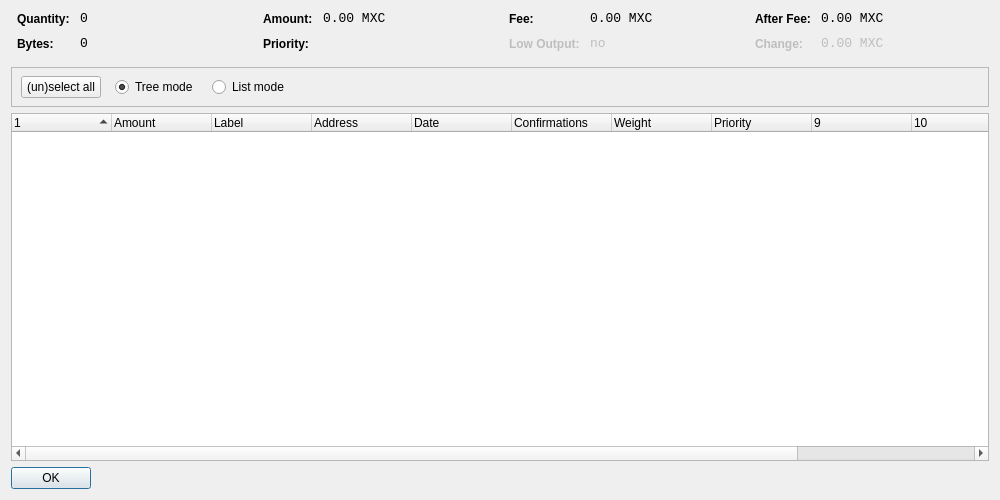
<?xml version="1.0" encoding="UTF-8"?>
<ui version="4.0">
 <class>CoinControlDialog</class>
 <widget class="QWidget" name="CoinControlDialog">
  <property name="geometry">
   <rect>
    <x>0</x>
    <y>0</y>
    <width>1000</width>
    <height>500</height>
   </rect>
  </property>
  <property name="windowTitle">
   <string>Coin Control</string>
  </property>
  <layout class="QVBoxLayout" name="verticalLayout">
   <item>
    <layout class="QHBoxLayout" name="horizontalLayoutTop" stretch="0,0,0,0">
     <property name="topMargin">
      <number>0</number>
     </property>
     <property name="bottomMargin">
      <number>10</number>
     </property>
     <item>
      <layout class="QFormLayout" name="formLayoutCoinControl1">
       <property name="horizontalSpacing">
        <number>10</number>
       </property>
       <property name="verticalSpacing">
        <number>10</number>
       </property>
       <property name="leftMargin">
        <number>6</number>
       </property>
       <property name="rightMargin">
        <number>6</number>
       </property>
       <item row="0" column="0">
        <widget class="QLabel" name="labelCoinControlQuantityText">
         <property name="styleSheet">
          <string notr="true">font-weight:bold;</string>
         </property>
         <property name="text">
          <string>Quantity:</string>
         </property>
        </widget>
       </item>
       <item row="0" column="1">
        <widget class="QLabel" name="labelCoinControlQuantity">
         <property name="font">
          <font>
           <family>Monospace</family>
           <pointsize>10</pointsize>
          </font>
         </property>
         <property name="cursor">
          <cursorShape>IBeamCursor</cursorShape>
         </property>
         <property name="contextMenuPolicy">
          <enum>Qt::ActionsContextMenu</enum>
         </property>
         <property name="text">
          <string notr="true">0</string>
         </property>
         <property name="textInteractionFlags">
          <set>Qt::LinksAccessibleByMouse|Qt::TextSelectableByKeyboard|Qt::TextSelectableByMouse</set>
         </property>
        </widget>
       </item>
       <item row="1" column="0">
        <widget class="QLabel" name="labelCoinControlBytesText">
         <property name="styleSheet">
          <string notr="true">font-weight:bold;</string>
         </property>
         <property name="text">
          <string>Bytes:</string>
         </property>
        </widget>
       </item>
       <item row="1" column="1">
        <widget class="QLabel" name="labelCoinControlBytes">
         <property name="font">
          <font>
           <family>Monospace</family>
           <pointsize>10</pointsize>
          </font>
         </property>
         <property name="cursor">
          <cursorShape>IBeamCursor</cursorShape>
         </property>
         <property name="contextMenuPolicy">
          <enum>Qt::ActionsContextMenu</enum>
         </property>
         <property name="text">
          <string notr="true">0</string>
         </property>
         <property name="textInteractionFlags">
          <set>Qt::LinksAccessibleByMouse|Qt::TextSelectableByKeyboard|Qt::TextSelectableByMouse</set>
         </property>
        </widget>
       </item>
      </layout>
     </item>
     <item>
      <layout class="QFormLayout" name="formLayoutCoinControl2">
       <property name="horizontalSpacing">
        <number>10</number>
       </property>
       <property name="verticalSpacing">
        <number>10</number>
       </property>
       <property name="leftMargin">
        <number>6</number>
       </property>
       <property name="rightMargin">
        <number>6</number>
       </property>
       <item row="0" column="0">
        <widget class="QLabel" name="labelCoinControlAmountText">
         <property name="styleSheet">
          <string notr="true">font-weight:bold;</string>
         </property>
         <property name="text">
          <string>Amount:</string>
         </property>
        </widget>
       </item>
       <item row="0" column="1">
        <widget class="QLabel" name="labelCoinControlAmount">
         <property name="font">
          <font>
           <family>Monospace</family>
           <pointsize>10</pointsize>
          </font>
         </property>
         <property name="cursor">
          <cursorShape>IBeamCursor</cursorShape>
         </property>
         <property name="contextMenuPolicy">
          <enum>Qt::ActionsContextMenu</enum>
         </property>
         <property name="text">
          <string notr="true">0.00 MXC</string>
         </property>
         <property name="textInteractionFlags">
          <set>Qt::LinksAccessibleByMouse|Qt::TextSelectableByKeyboard|Qt::TextSelectableByMouse</set>
         </property>
        </widget>
       </item>
       <item row="1" column="0">
        <widget class="QLabel" name="labelCoinControlPriorityText">
         <property name="styleSheet">
          <string notr="true">font-weight:bold;</string>
         </property>
         <property name="text">
          <string>Priority:</string>
         </property>
        </widget>
       </item>
       <item row="1" column="1">
        <widget class="QLabel" name="labelCoinControlPriority">
         <property name="font">
          <font>
           <family>Monospace</family>
           <pointsize>10</pointsize>
          </font>
         </property>
         <property name="cursor">
          <cursorShape>IBeamCursor</cursorShape>
         </property>
         <property name="contextMenuPolicy">
          <enum>Qt::ActionsContextMenu</enum>
         </property>
         <property name="text">
          <string/>
         </property>
         <property name="textInteractionFlags">
          <set>Qt::LinksAccessibleByMouse|Qt::TextSelectableByKeyboard|Qt::TextSelectableByMouse</set>
         </property>
        </widget>
       </item>
      </layout>
     </item>
     <item>
      <layout class="QFormLayout" name="formLayoutCoinControl3">
       <property name="horizontalSpacing">
        <number>10</number>
       </property>
       <property name="verticalSpacing">
        <number>10</number>
       </property>
       <property name="leftMargin">
        <number>6</number>
       </property>
       <property name="rightMargin">
        <number>6</number>
       </property>
       <item row="0" column="0">
        <widget class="QLabel" name="labelCoinControlFeeText">
         <property name="styleSheet">
          <string notr="true">font-weight:bold;</string>
         </property>
         <property name="text">
          <string>Fee:</string>
         </property>
        </widget>
       </item>
       <item row="0" column="1">
        <widget class="QLabel" name="labelCoinControlFee">
         <property name="font">
          <font>
           <family>Monospace</family>
           <pointsize>10</pointsize>
          </font>
         </property>
         <property name="cursor">
          <cursorShape>IBeamCursor</cursorShape>
         </property>
         <property name="contextMenuPolicy">
          <enum>Qt::ActionsContextMenu</enum>
         </property>
         <property name="text">
          <string notr="true">0.00 MXC</string>
         </property>
         <property name="textInteractionFlags">
          <set>Qt::LinksAccessibleByMouse|Qt::TextSelectableByKeyboard|Qt::TextSelectableByMouse</set>
         </property>
        </widget>
       </item>
       <item row="1" column="0">
        <widget class="QLabel" name="labelCoinControlLowOutputText">
         <property name="enabled">
          <bool>false</bool>
         </property>
         <property name="styleSheet">
          <string notr="true">font-weight:bold;</string>
         </property>
         <property name="text">
          <string>Low Output:</string>
         </property>
        </widget>
       </item>
       <item row="1" column="1">
        <widget class="QLabel" name="labelCoinControlLowOutput">
         <property name="enabled">
          <bool>false</bool>
         </property>
         <property name="font">
          <font>
           <family>Monospace</family>
           <pointsize>10</pointsize>
          </font>
         </property>
         <property name="cursor">
          <cursorShape>IBeamCursor</cursorShape>
         </property>
         <property name="contextMenuPolicy">
          <enum>Qt::ActionsContextMenu</enum>
         </property>
         <property name="text">
          <string>no</string>
         </property>
         <property name="textInteractionFlags">
          <set>Qt::LinksAccessibleByMouse|Qt::TextSelectableByKeyboard|Qt::TextSelectableByMouse</set>
         </property>
        </widget>
       </item>
      </layout>
     </item>
     <item>
      <layout class="QFormLayout" name="formLayoutCoinControl4">
       <property name="horizontalSpacing">
        <number>10</number>
       </property>
       <property name="verticalSpacing">
        <number>10</number>
       </property>
       <property name="leftMargin">
        <number>6</number>
       </property>
       <property name="rightMargin">
        <number>6</number>
       </property>
       <item row="0" column="0">
        <widget class="QLabel" name="labelCoinControlAfterFeeText">
         <property name="styleSheet">
          <string notr="true">font-weight:bold;</string>
         </property>
         <property name="text">
          <string>After Fee:</string>
         </property>
        </widget>
       </item>
       <item row="0" column="1">
        <widget class="QLabel" name="labelCoinControlAfterFee">
         <property name="font">
          <font>
           <family>Monospace</family>
           <pointsize>10</pointsize>
          </font>
         </property>
         <property name="cursor">
          <cursorShape>IBeamCursor</cursorShape>
         </property>
         <property name="contextMenuPolicy">
          <enum>Qt::ActionsContextMenu</enum>
         </property>
         <property name="text">
          <string notr="true">0.00 MXC</string>
         </property>
         <property name="textInteractionFlags">
          <set>Qt::LinksAccessibleByMouse|Qt::TextSelectableByKeyboard|Qt::TextSelectableByMouse</set>
         </property>
        </widget>
       </item>
       <item row="1" column="0">
        <widget class="QLabel" name="labelCoinControlChangeText">
         <property name="enabled">
          <bool>false</bool>
         </property>
         <property name="styleSheet">
          <string notr="true">font-weight:bold;</string>
         </property>
         <property name="text">
          <string>Change:</string>
         </property>
        </widget>
       </item>
       <item row="1" column="1">
        <widget class="QLabel" name="labelCoinControlChange">
         <property name="enabled">
          <bool>false</bool>
         </property>
         <property name="font">
          <font>
           <family>Monospace</family>
           <pointsize>10</pointsize>
          </font>
         </property>
         <property name="cursor">
          <cursorShape>IBeamCursor</cursorShape>
         </property>
         <property name="contextMenuPolicy">
          <enum>Qt::ActionsContextMenu</enum>
         </property>
         <property name="text">
          <string notr="true">0.00 MXC</string>
         </property>
         <property name="textInteractionFlags">
          <set>Qt::LinksAccessibleByMouse|Qt::TextSelectableByKeyboard|Qt::TextSelectableByMouse</set>
         </property>
        </widget>
       </item>
      </layout>
     </item>
    </layout>
   </item>
   <item>
    <widget class="QFrame" name="frame">
     <property name="minimumSize">
      <size>
       <width>0</width>
       <height>40</height>
      </size>
     </property>
     <property name="frameShape">
      <enum>QFrame::StyledPanel</enum>
     </property>
     <property name="frameShadow">
      <enum>QFrame::Sunken</enum>
     </property>
     <widget class="QWidget" name="horizontalLayoutWidget">
      <property name="geometry">
       <rect>
        <x>10</x>
        <y>0</y>
        <width>781</width>
        <height>41</height>
       </rect>
      </property>
      <layout class="QHBoxLayout" name="horizontalLayoutPanel" stretch="0,0,0,0">
       <property name="spacing">
        <number>14</number>
       </property>
       <item>
        <widget class="QPushButton" name="pushButtonSelectAll">
         <property name="sizePolicy">
          <sizepolicy hsizetype="Maximum" vsizetype="Fixed">
           <horstretch>0</horstretch>
           <verstretch>0</verstretch>
          </sizepolicy>
         </property>
         <property name="text">
          <string>(un)select all</string>
         </property>
        </widget>
       </item>
       <item>
        <widget class="QRadioButton" name="radioTreeMode">
         <property name="sizePolicy">
          <sizepolicy hsizetype="Maximum" vsizetype="Fixed">
           <horstretch>0</horstretch>
           <verstretch>0</verstretch>
          </sizepolicy>
         </property>
         <property name="text">
          <string>Tree mode</string>
         </property>
         <property name="checked">
          <bool>true</bool>
         </property>
        </widget>
       </item>
       <item>
        <widget class="QRadioButton" name="radioListMode">
         <property name="sizePolicy">
          <sizepolicy hsizetype="Maximum" vsizetype="Fixed">
           <horstretch>0</horstretch>
           <verstretch>0</verstretch>
          </sizepolicy>
         </property>
         <property name="text">
          <string>List mode</string>
         </property>
        </widget>
       </item>
       <item>
        <spacer name="horizontalSpacer">
         <property name="orientation">
          <enum>Qt::Horizontal</enum>
         </property>
         <property name="sizeHint" stdset="0">
          <size>
           <width>40</width>
           <height>20</height>
          </size>
         </property>
        </spacer>
       </item>
      </layout>
     </widget>
    </widget>
   </item>
   <item>
    <widget class="CoinControlTreeWidget" name="treeWidget">
     <property name="contextMenuPolicy">
      <enum>Qt::CustomContextMenu</enum>
     </property>
     <property name="sortingEnabled">
      <bool>false</bool>
     </property>
     <property name="columnCount">
      <number>12</number>
     </property>
     <attribute name="headerShowSortIndicator" stdset="0">
      <bool>true</bool>
     </attribute>
     <attribute name="headerStretchLastSection">
      <bool>false</bool>
     </attribute>
     <column>
      <property name="text">
       <string/>
      </property>
     </column>
     <column>
      <property name="text">
       <string>Amount</string>
      </property>
     </column>
     <column>
      <property name="text">
       <string>Label</string>
      </property>
     </column>
     <column>
      <property name="text">
       <string>Address</string>
      </property>
     </column>
     <column>
      <property name="text">
       <string>Date</string>
      </property>
     </column>
     <column>
      <property name="text">
       <string>Confirmations</string>
      </property>
      <property name="toolTip">
       <string>Confirmed</string>
      </property>
     </column>
     <column>
      <property name="text">
       <string>Weight</string>
      </property>
     </column>
     <column>
      <property name="text">
       <string>Priority</string>
      </property>
     </column>
     <column>
      <property name="text">
       <string/>
      </property>
     </column>
     <column>
      <property name="text">
       <string/>
      </property>
     </column>
     <column>
      <property name="text">
       <string/>
      </property>
     </column>
     <column>
      <property name="text">
       <string/>
      </property>
     </column>
    </widget>
   </item>
   <item>
    <widget class="QDialogButtonBox" name="buttonBox">
     <property name="sizePolicy">
      <sizepolicy hsizetype="Maximum" vsizetype="Fixed">
       <horstretch>0</horstretch>
       <verstretch>0</verstretch>
      </sizepolicy>
     </property>
     <property name="orientation">
      <enum>Qt::Horizontal</enum>
     </property>
     <property name="standardButtons">
      <set>QDialogButtonBox::Ok</set>
     </property>
    </widget>
   </item>
  </layout>
 </widget>
 <customwidgets>
  <customwidget>
   <class>CoinControlTreeWidget</class>
   <extends>QTreeWidget</extends>
   <header>coincontroltreewidget.h</header>
  </customwidget>
 </customwidgets>
 <resources/>
 <connections/>
</ui>
